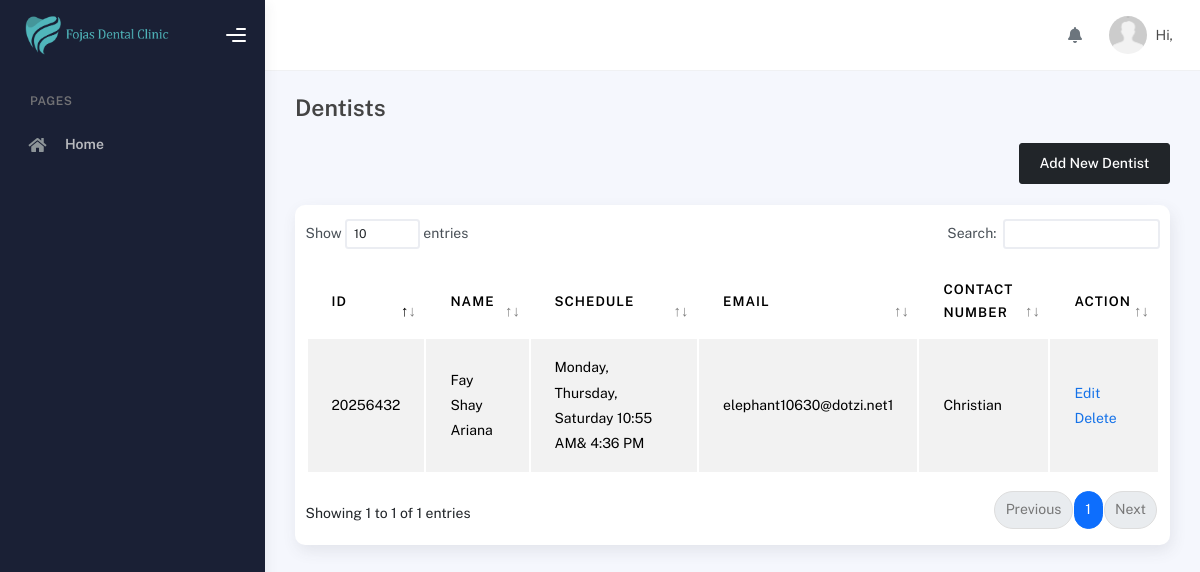
/modules/admin/view-dentists.php, run on an earlier commit of the app's database.
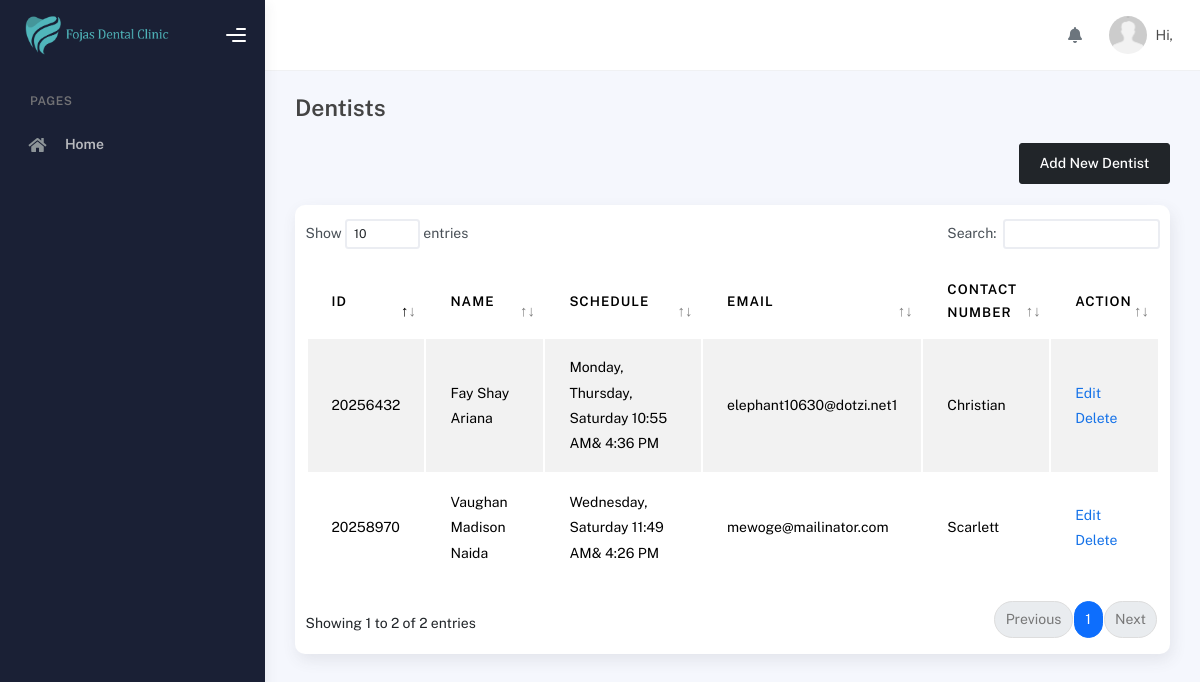
And on a later commit of the database.
### tables this page shows
CREATE TABLE `schedule` (
  `id` int(11) NOT NULL,
  `user_id` int(255) NOT NULL,
  `day` varchar(150) NOT NULL,
  `start_time` varchar(100) NOT NULL,
  `end_time` varchar(100) NOT NULL,
  `date_created` date NOT NULL,
  `date_updated` date NOT NULL
);

CREATE TABLE `users` (
  `id` int(11) NOT NULL,
  `user_id` int(100) NOT NULL,
  `role_id` int(11) NOT NULL,
  `first_name` varchar(250) NOT NULL,
  `middle_name` varchar(255) NOT NULL,
  `last_name` varchar(255) NOT NULL,
  `mobile_number` varchar(255) NOT NULL,
  `email` varchar(255) DEFAULT NULL,
  `password` varchar(255) NOT NULL,
  `date_of_birth` date NOT NULL,
  `date_created` date NOT NULL,
  `date_updated` date NOT NULL,
  `token` varchar(255) DEFAULT NULL,
  `address` varchar(255) DEFAULT NULL,
  `otp` varchar(100) DEFAULT NULL
);

### modules/admin/view-dentists.php (the view, shortened to what this page needs)
<?php
include('../../connection/connection.php');
?>
<!DOCTYPE html>
<html lang="en">
<head>
    <?php include '../../includes/styles.php' ?>
</head>
<body>
    <div class="wrapper">
        <?php include '../../includes/sidebar.php'; ?>
      <div class="main-panel">
        <?php include '../../includes/topbar.php'; ?>
        <div class="container">
          <div class="page-inner">
            <div class="page-header">
              <h4 class="page-title">Dentists</h4>
            </div>
            <div class="page-category">
                <div class="row mb-4">
                    <div class="col-lg-12">
                        <div class="d-flex justify-content-end">
                            <a href="add-dentist.php" class="btn btn-dark">Add New Dentist</a>
                        </div>
                    </div>
                </div>
                <div class="card py-3">
                    <div class="table-responsive">
                    <table id="dataTable" class="display table table-striped table-hover">
                        <thead>
                            <tr>
                                <th>Id</th>
                                <th>Name</th>
                                <th>Schedule</th>
                                <th>Email</th>
                                <th>Contact Number</th>
                                <th>Action</th>
                            </tr>
                        </thead>
                        <tbody>
                        <?php
                            $query_dentists = "SELECT users.user_id AS user_id, users.first_name AS first_name, users.middle_name AS middle_name, users.last_name AS last_name, users.mobile_number AS mobile_number, users.email AS email, schedule.user_id AS schedule_user_id, schedule.day AS day , schedule.start_time AS start_time, schedule.end_time AS end_time
                            FROM
                            users
                            LEFT JOIN schedule
                            ON users.user_id = schedule.user_id
                            WHERE users.role_id = '3'";
                            $run_dentists = mysqli_query($conn,$query_dentists);
                            if(mysqli_num_rows($run_dentists) > 0){
                                foreach($run_dentists as $row_dentist){
                                    ?>
                                    <tr>
                                        <td><?php echo $row_dentist['user_id']?></td>
                                        <td><?php echo $row_dentist['first_name']. " " . $row_dentist['middle_name'] . " " . $row_dentist['last_name']?></td>
                                        <td><?php echo $row_dentist['day']. " " . date("g:i A",strtotime($row_dentist['start_time'])). "& " . date("g:i A", strtotime($row_dentist['end_time'])) ?></td>
                                        <td><?php echo $row_dentist['email']?></td>
                                        <td><?php echo $row_dentist['mobile_number']?></td>
                                        <td>
                                            <a href="edit-dentist.php?user_id=<?php echo$row_dentist['user_id']?>">Edit</a>
                                            <a href="delete-dentist.php?user_id=<?php echo $row_dentist['user_id']?>">Delete</a>
                                        </td>
                                    </tr>
                                    <?php
                                }
                            }
                            ?>
                        </tbody>
                        </table>
                    </div>
                </div>
            </div>
          </div>
        </div>
      </div>
    </div>
</body>
</html>

### includes/styles.php (shortened to what this page needs)
<?php
echo '
<script src="' . BASE_PATH . '/assets/js/plugin/webfont/webfont.min.js"></script>
<script>
WebFont.load({
google: { families: ["Public Sans:300,400,500,600,700"] },
custom: {
    families: [
    "Font Awesome 5 Solid",
    "Font Awesome 5 Regular",
    "Font Awesome 5 Brands",
    "simple-line-icons",
    ],
    urls: ["' . BASE_PATH . '/assets/css/fonts.min.css"],
},
active: function () {
    sessionStorage.fonts = true;
},
});
</script>
<link rel="stylesheet" href="' . BASE_PATH . '/assets/css/bootstrap.min.css" />
<link rel="stylesheet" href="' . BASE_PATH . '/assets/css/plugins.min.css" />
<link rel="stylesheet" href="' . BASE_PATH . '/assets/css/kaiadmin.min.css" />
<link rel="stylesheet" href="' . BASE_PATH . '/assets/css/demo.css" />
'
?>

### includes/sidebar.php (shortened to what this page needs)
<?php
echo '
<div class="sidebar" data-background-color="dark">
<div class="sidebar-logo">
    <div class="logo-header" data-background-color="dark">
    <a href="#" class="logo">
        <img
        src="' . BASE_PATH . '/assets/img/banner-2.png"
        alt="navbar brand"
        class="navbar-brand"
        height="40"
        />
    </a>
    <div class="nav-toggle">
        <button class="btn btn-toggle toggle-sidebar">
        <i class="gg-menu-right"></i>
        </button>
        <button class="btn btn-toggle sidenav-toggler">
        <i class="gg-menu-left"></i>
        </button>
    </div>
    <button class="topbar-toggler more">
        <i class="gg-more-vertical-alt"></i>
    </button>
    </div>
</div>
<div class="sidebar-wrapper scrollbar scrollbar-inner">
    <div class="sidebar-content">
        <ul class="nav nav-secondary">
            <li class="nav-section">
                <!-- <span class="sidebar-mini-icon">
                    <i class="fa fa-ellipsis-h"></i>
                </span> -->
                <h4 class="text-section">Pages</h4>
            </li>
            <li class="nav-item">
                <a href="dashboard.php">
                    <i class="fas fa-home"></i>
                    <p>Home</p>
                </a>
            </li>
            ';
            echo '
        </ul>
    </div>
</div>
</div>
';
?>

### includes/topbar.php (shortened to what this page needs)
<?php
echo '
<div class="main-header">
  <nav
    class="navbar navbar-header navbar-header-transparent navbar-expand-lg border-bottom"
  >
    <div class="container-fluid">
      <ul class="navbar-nav topbar-nav ms-md-auto align-items-center">
        <li class="nav-item topbar-icon dropdown hidden-caret ">
          <a
            class="nav-link dropdown-toggle disabled"
            href="#"
            id="notifDropdown"
            role="button"
            data-bs-toggle="dropdown"
            aria-haspopup="true"
            aria-expanded="false"
          >
            <i class="fa fa-bell"></i>
          </a>
        </li>
        <li class="nav-item topbar-user dropdown hidden-caret">
          <a
            class="dropdown-toggle profile-pic"
            data-bs-toggle="dropdown"
            href="#"
            aria-expanded="false"
          >
            <div class="avatar-sm">
              <img
                src="'. BASE_PATH . '/assets/img/default.jpg"
                alt="Userimg"
                class="avatar-img rounded-circle"
              />
            </div>
            <span class="profile-username">
              <span class="op-7">Hi,</span>
              <span class="fw-bold">' . $first_name .'</span>
            </span>
          </a>
          <ul class="dropdown-menu dropdown-user animated fadeIn">
            <div class="dropdown-user-scroll scrollbar-outer">
              <li>';
              echo '</li>
            </div>
          </ul>
        </li>
      </ul>
    </div>
  </nav>
</div>
';
?>

What changed in the data, as far as the page shows it:
added schedule: users.user_id "20258970", users.first_name "Vaughan", users.middle_name "Madison", users.last_name "Naida", day "Wednesday, Saturday", start_time "11:49 AM", end_time "4:26 PM", users.email "mewoge@mailinator.com", users.mobile_number "Scarlett"
Also different on the page:
text written by a page script: "Show entries Search: Showing 1 to 1 of 1 entries Previous 1 Next" → "Show entries Search: Showing 1 to 2 of 2 entries Previous 1 Next"
